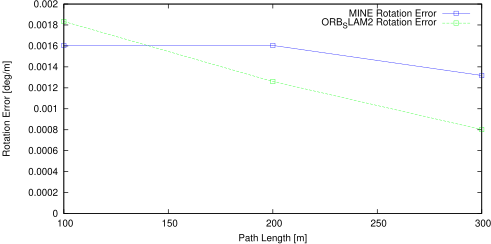

Write the gnuplot code that produced this figure.
set term postscript eps enhanced color
set output "04_rl.eps"
set size ratio 0.5
set yrange [0:*]
set xlabel "Path Length [m]"
set ylabel "Rotation Error [deg/m]"
plot "04_rl.txt" using 1:($2*57.3) title 'MINE Rotation Error' lc rgb "#0000FF" pt 4 w linespoints,"04_rl.txt" using 1:($3*57.3) title 'ORB_SLAM2 Rotation Error' lc rgb "#00FF00" pt 4 w linespoints
